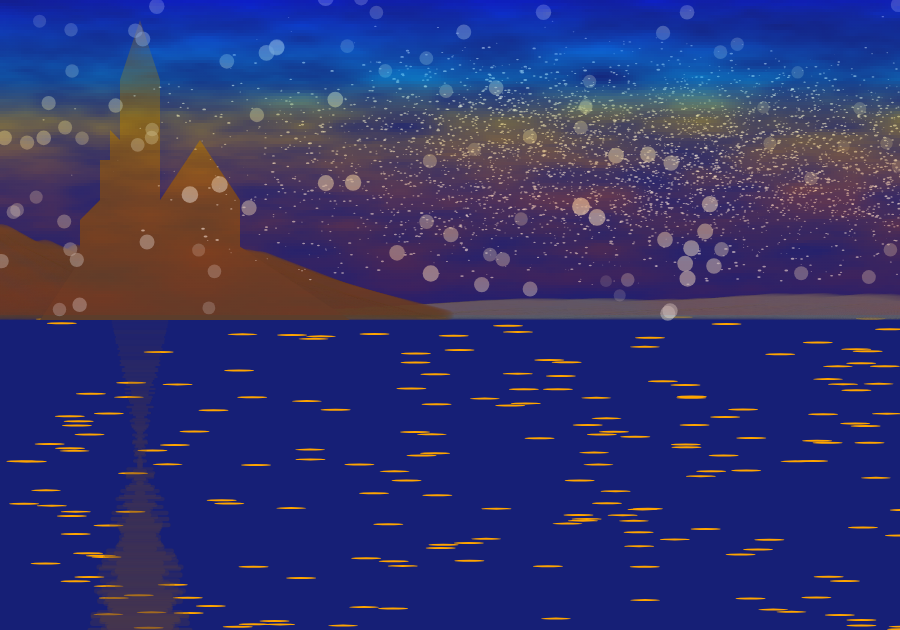
Frame 1 (no input)
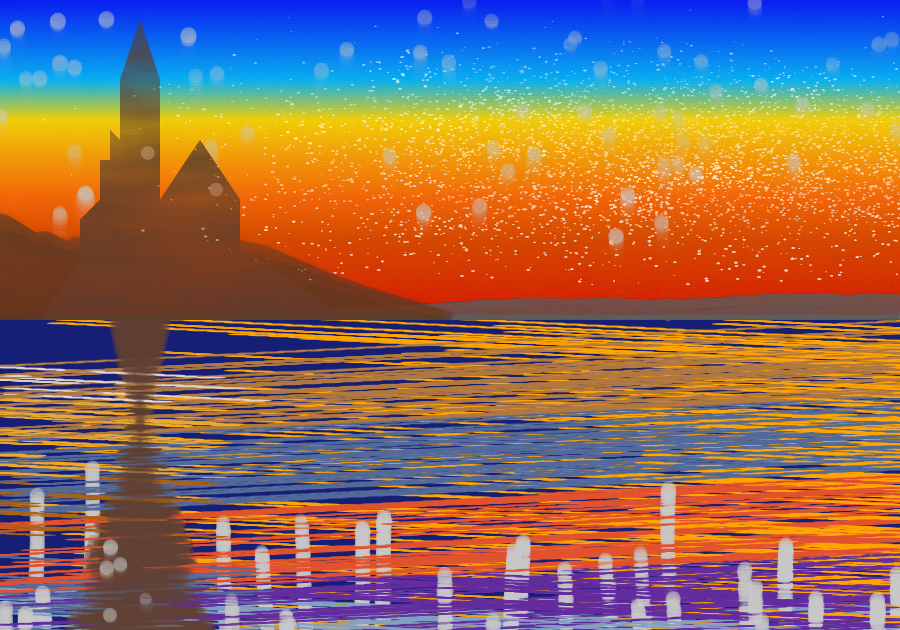
Frame 60 (no input)
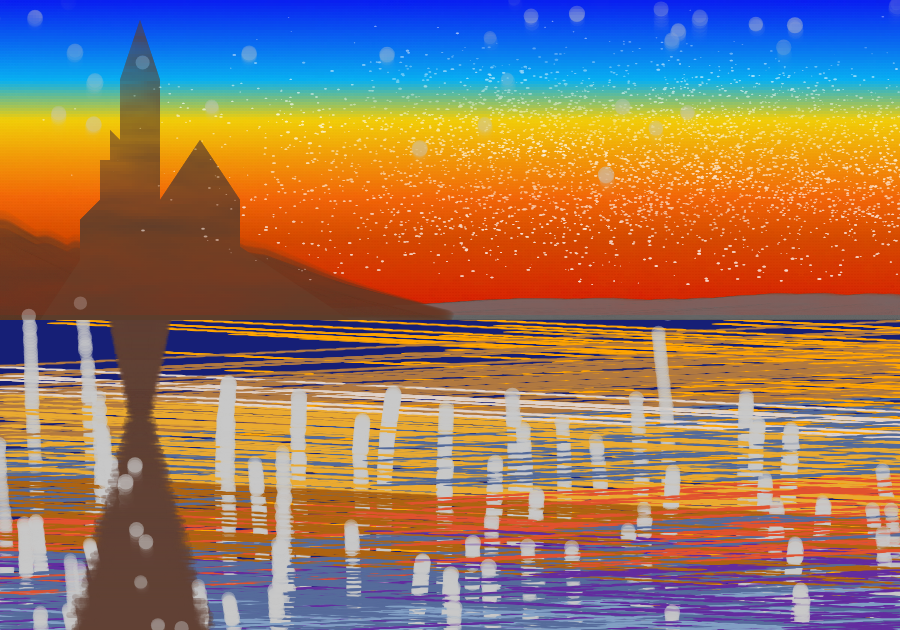
Frame 120 (the mouse pressed at the canvas centre since frame 60)

The p5.js sketch that drew these frames (run headless with seeded random() and noise() and a simulated clock; from frame 60 on, the mouse is pressed at the canvas centre):

// p5.js sketch
// ── sketch.js
let num = 200; // Number of circles
let vecLocation = []; // Vectors for circle centers' locations
let vecVelocity = []; // Vectors for circle velocities
let R = [];
let G = [];
let B = [];
let t;
let mountainHeights = [];
let c1, c2;
let noiseDetailVal = 1; 
let smokeParticles = [];
var a = 0.0, x, y, n, step = 3;


function setup() {
createCanvas(900, 630);
background(22,31, 118);
frameRate(60);
for (let i = 0; i < num; i++) {
vecLocation[i] = createVector(random(0, width), random(height/2, height));
vecVelocity[i] = createVector(20, 1);
R[i] = 255;
G[i] = 165;
B[i] = 0;
}
init();
noStroke();

for (let i = 0; i < 100; i++) {
  smokeParticles.push({
    position: createVector(random(width), random(height/2)),
    velocity: createVector(0, random(-1, -3)),
    size: random(1, 5)
  });
}

}


function draw() {
river();
shade();
mountain();
deepMountain();
castle();
generateSkyCircles();
drawSmoke();


// Sky gradient with evolving clouds
for (y = 0; y < height / 2; y += step) {
   let interpColor = getColorForHeight(y);
   for (x = 0; x < width; x += step) {
   n = noise(x / 100., y / 25., t);
   if (n > 0.99) {
   fill('#c96902');
   } else {
   fill(interpColor.levels[0], interpColor.levels[1], interpColor.levels[2], n * map(y, 0, height / 2, 255, 50)); // 调整了透明度范围
   }
   rect(x, y, step, step);
   }
}
a += 0.1;
}

function drawSmoke() {
  // Traverse all smoke particles
  for (let i = 0; i < smokeParticles.length; i++) {
    let p = smokeParticles[i];
    // Adjust particle position using noise function
    let n = noise(p.position.x * 0.01, p.position.y * 0.01, frameCount * 0.01);
    p.velocity.x = map(n, 0, 1, -1, 1);
    p.position.add(p.velocity);
    
    // Draw the particle. Adjust color and size as needed
    noStroke();
    // Set your desired color for the smoke using RGBA values (e.g., a shade of gray with variable opacity)
    fill(200, 200, 200, n * 255); // Adjust the RGBA values as needed
    
    // Increase the base size of the particles and amplify it with noise
    let baseSize = 10; // Base size of the particles
    let sizeVariation = n * baseSize; // Variable size based on noise
    ellipse(p.position.x, p.position.y, baseSize + sizeVariation, baseSize + sizeVariation);

    // If the particle moves off the top of the canvas, reposition it at the bottom
    if (p.position.y < 0) {
      p.position.y = height;
      p.position.x = random(width);
      // Randomize the size a bit when repositioning
      p.size = random(baseSize, baseSize * 2); // Change the range as needed
    }
  }
}


// Function to generate circular clouds in the sky
function generateSkyCircles() {
  // Use a different seed value to ensure it does not affect the Perlin noise of the river
  noiseSeed(99);
  let clouds = 5000; // Assume we want to generate 5000 clouds
  for (let i = 0; i < clouds; i++) {
    // Find a random position for each cloud based on Perlin noise
    let x = noise(i * 0.1) * 1500;
    let y = noise(i * 0.1 + 100) * 350; // Generate on the upper half of the screen
    let cloudSize = noise(i * 0.1 + 200) * 5; // Size based on noise value
    // Draw the cloud
    fill(255, 255, 255, 150); // White with some transparency
    ellipse(x, y, cloudSize, cloudSize / 2); // Clouds are elliptical
  }
  // Reset seed to avoid affecting other noise-based code
  noiseSeed(int(random(5)));
}


function castle(){
//castle bottom
fill(92,61,43); //if change or delete this line, the color will change with the refresh.
triangle(40,320,80,320,80,260);
triangle(180,300,180,320,200,320);
triangle(350,320,200,220,220,320);
//castle middle
rect(100,200,140,100);
rect(80,220,160,100);
triangle(80,220,100,220,100,200);
triangle(160,200,240,200,200,140);
rect(100,160,60,40);
quad(110,130,120,140,120,160,110,160);
rect(120,80,40,80);
triangle(140,20,160,80,120,80);

}


function river() {
  for (let i = 0; i < num; i++) {
      fill(R[i], G[i], B[i]);
      vecLocation[i].add(vecVelocity[i]); // Update the coordinates of the circle
      ellipse(vecLocation[i].x, vecLocation[i].y, 30, 2); // Draw a circle at the specified location

      if (vecLocation[i].x < 0 || vecLocation[i].x > width) {
          vecVelocity[i].x *= -1; // Reverse the velocity in the X direction // Add new color transition logic here
          if (vecLocation[i].x < 0) {
              if (
                  abs(vecLocation[i].y) < height / 2 + height / 2 / 4
              ) {
                  // Pale yellow
                  R[i] = 224;
                  G[i] = 210;
                  B[i] = 201;
              } else if (
                  abs(vecLocation[i].y) < height / 2 + height / 2 * 2 / 4
              ) {
                  // Fuel yellow
                  R[i] = 234;
                  G[i] = 170;
                  B[i] = 48;
              } else if (
                  abs(vecLocation[i].y) < height / 2 + height / 2 * 3 / 4
              ) {
                  R[i] = 173;
                  G[i] = 99;
                  B[i] = 17;
              } else {
                  // Deep blue
                  R[i] = 86;
                  G[i] = 107;
                  B[i] = 155;
              }
          } else {
              if (
                  abs(vecLocation[i].y) < height / 2 + height / 2 / 4
              ) {
                  // Brownish tan
                  R[i] = 177;
                  G[i] = 121;
                  B[i] = 64;
              } else if (
                  abs(vecLocation[i].y) < height / 2 + height / 2 * 2 / 4
              ) {
                  // Cadet blue
                  R[i] = 83;
                  G[i] = 106;
                  B[i] = 155;
              } else if (
                  abs(vecLocation[i].y) < height / 2 + height / 2 * 3 / 4
              ) {
                  // Lower range orange-red
                  R[i] = 225;
                  G[i] = 82;
                  B[i] = 47;
              } else {
                  // Lighter purple below
                  R[i] = 99;
                  G[i] = 44;
                  B[i] = 159;
              }
          }
      } // Check for collisions with the top or bottom boundaries
      if (vecLocation[i].y < 0 || vecLocation[i].y > height) {
          vecVelocity[i].y *= -1; // Reverse the velocity in the Y direction // Choose color based on condition
          if (vecLocation[i].y < 0) {
              // Top reddish-brown
              R[i] = 182;
              G[i] = 75;
              B[i] = 26;
          } else {
              // Bottom haze blue
              R[i] = 130;
              G[i] = 159;
              B[i] = 196;
          }
      }
  }
}



function getColorForHeight(y) {
let h = height / 2;
if (y < h * (1/8)) {
return lerpColor(color('#0a21f0'), color('#0a66f0'), y / (h * (1/8)));
} else if (y < h * (2/8)) {
return lerpColor(color('#0a66f0'), color('#0aaff0'), (y - h * (1/8)) / (h * (1/8)));
} else if (y < h * (3/8)) {
return lerpColor(color('#0aaff0'), color('#f0cd0a'), (y - h * (2/8)) / (h * (1/8)));
} else if (y < h * (4/8)) {
return lerpColor(color('#f0cd0a'), color('#f0970a'), (y - h * (3/8)) / (h * (1/8)));
} else if (y < h * (5/8)) {
return lerpColor(color('#f0970a'), color('#f0660a'), (y - h * (4/8)) / (h * (1/8)));
} else if (y < h * (6/8)) {
return lerpColor(color('#f0660a'), color('#d44b02'), (y - h * (5/8)) / (h * (1/8)));
} else if (y < h * (7/8)) {
return lerpColor(color('#d44b02'), color('#d43602'), (y - h * (6/8)) / (h * (1/8)));
} else {
return lerpColor(color('#d43602'), color('#d41e02'), (y - h * (7/8)) / (h * (1/8)));
}
}






function init() {
t = 0;
noiseSeed(int(random(5)));
for (let x = 0; x < width; x++) {
let n = noise(t);
t += 0.01;
mountainHeights[x] = n * 100;
}
c1 = color(0);
c2 = color(0, 102, int(random(100, 255)));
}








function mountain() {
push();
stroke(105,105,105,random(0, 50)/3);
strokeWeight(10);
let rand = (0.1, 0.3)
for (let i = width ; i > 0; i--) {
line(width/3 +i , height / 2 , width /2 +i, height / 2 - (mountainHeights[i] * rand));
}
pop();
}




function deepMountain() {
push();
let rand = random(1.5,2)
stroke(92,61,43,random(100, 150)/3);
strokeWeight(10);
for (let x = width; x > 0; x--) {
line(width/ 2 - x, height / 2 , width/3 - x, height / 2 - (mountainHeights[x] * rand));
}
pop();
}




function shade() {
let lenth = random(20, 80);
push();
for (t = 0; t<400; t+=2){
let s = t/12 + lenth / 3 + random(t/10, t/5);
stroke(97,66,54, t/40 + random(150, 200)/3);
strokeWeight(1 + t/60);
line(180 - s, t+height/2, 100 + s, t+height/2);
}
pop()
}
